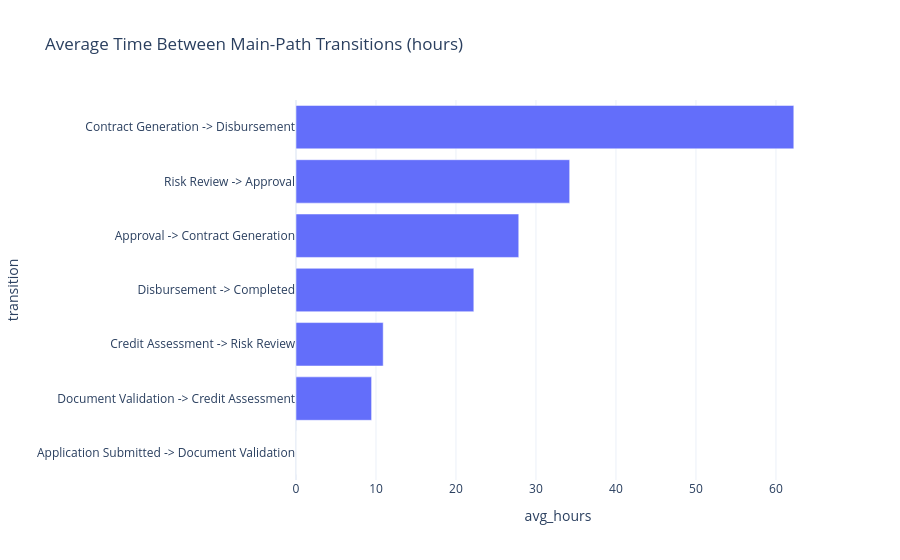

Here is the notebook cell this chart was saved with:
### Code cell
main_transitions = transitions[transitions["from_activity"].isin(["Application Submitted", *STAGE_ORDER])
                                & transitions["to_activity"].isin(STAGE_ORDER + ["Completed"])]
fig = px.bar(main_transitions.sort_values("avg_hours"),
             x="avg_hours", y=main_transitions["from_activity"] + " -> " + main_transitions["to_activity"],
             orientation="h", title="Average Time Between Main-Path Transitions (hours)")
fig.update_layout(yaxis_title="transition")
fig.show()

### Figure 1 — Plotly figure (JSON) as saved in the notebook; plotly's stock layout.template omitted (floating-point values rounded to 4 significant figures)
{"data": [{"hovertemplate": "avg_hours=%{x}<br>y=%{y}<extra></extra>", "legendgroup": "", "marker": {"color": "#636efa", "pattern": {"shape": ""}}, "name": "", "orientation": "h", "showlegend": false, "textposition": "auto", "type": "bar", "x": [0.0, 9.451, 10.9, 22.23, 27.85, 34.21, 62.23], "xaxis": "x", "y": ["Application Submitted -> Document Validation", "Document Validation -> Credit Assessment", "Credit Assessment -> Risk Review", "Disbursement -> Completed", "Approval -> Contract Generation", "Risk Review -> Approval", "Contract Generation -> Disbursement"], "yaxis": "y"}], "layout": {"barmode": "relative", "legend": {"tracegroupgap": 0}, "title": {"text": "Average Time Between Main-Path Transitions (hours)"}, "xaxis": {"anchor": "y", "domain": [0.0, 1.0], "title": {"text": "avg_hours"}}, "yaxis": {"anchor": "x", "domain": [0.0, 1.0], "title": {"text": "transition"}}}}
